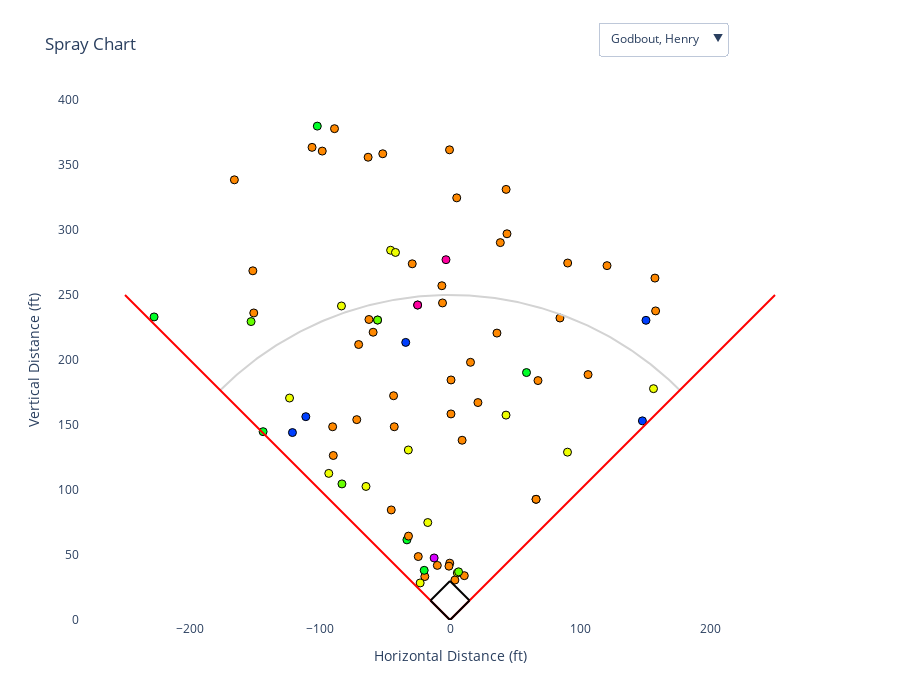

The cell this chart's notebook holds for it:
### Code cell
import plotly.graph_objects as go

fair_data = data[
    (data['Direction'] >= -45) &
    (data['Direction'] <= 45) &
     (data['Distance'] >= 30)
].dropna(subset=['Distance'])

fair_data['Direction_rad'] = np.deg2rad(fair_data['Direction'])
fair_data['SprayX'] = fair_data['Distance'] * np.sin(fair_data['Direction_rad'])
fair_data['SprayY'] = fair_data['Distance'] * np.cos(fair_data['Direction_rad'])


selected_batters = ['Ford, Henry', 'Teel, Aidan', 'Hanson, Luke', 'Godbout, Henry', 'Becker, Eric']
subset_data = fair_data[fair_data['Batter'].isin(selected_batters)]
batters = subset_data['Batter'].unique()


pitch_types = fair_data['TaggedPitchType'].unique()
palette = dict(zip(pitch_types, sns.color_palette("hsv", n_colors=len(pitch_types)).as_hex()))
fair_data['Color'] = fair_data['TaggedPitchType'].map(palette)

fig = go.Figure()


for i, batter in enumerate(batters):
    batter_data = fair_data[fair_data['Batter'] == batter]
    fig.add_trace(go.Scatter(
        x=batter_data['SprayX'],
        y=batter_data['SprayY'],
        mode='markers',
        marker=dict(size=8, color=batter_data['TaggedPitchType'].map(palette), 
                    line=dict(width=1, color='black')),
        name='',
        visible=(i == 0),
        hovertemplate=(
            "Distance: %{customdata[0]} ft<br>" +
            "Pitch Type: %{customdata[1]}"
        ),
        customdata=np.stack((batter_data['Distance'], batter_data['TaggedPitchType']), axis=-1)
    ))

dropdown_buttons = [
    dict(
        label=batter,
        method='update',
        args=[
            {"visible": [i == j for j in range(len(batters))]},
            {"title": f"Spray Chart for {batter}"}
        ]
    )
    for i, batter in enumerate(batters)
]

foul_lines = [
    dict(type="line", x0=0, y0=0, x1=-250, y1=250, line=dict(color="red", width=2)),
    dict(type="line", x0=0, y0=0, x1=250, y1=250, line=dict(color="red", width=2))
]

theta = np.linspace(-np.pi/4, np.pi/4, 200)
arc_x = 250 * np.sin(theta)
arc_y = 250 * np.cos(theta)
fig.add_trace(go.Scatter(x=arc_x, y=arc_y, mode='lines', line=dict(color='lightgray'), showlegend=False))

base_path = [
    dict(
        type='line',
        x0=0, y0=0,
        x1=15, y1=15,
        line=dict(color='black', width=2)
    ),
    dict(
        type='line',
        x0=15, y0=15,
        x1=0, y1=30,
        line=dict(color='black', width=2)
    ),
    dict(
        type='line',
        x0=0, y0=30,
        x1=-15, y1=15,
        line=dict(color='black', width=2)
    ),
    dict(
        type='line',
        x0=-15, y0=15,
        x1=0, y1=0,
        line=dict(color='black', width=2)
    ),
]

fig.update_layout(
    updatemenus=[
        dict(
            active=0,
            buttons=dropdown_buttons,
            x=0.7,
            xanchor='left',
            y=1.15,
            yanchor='top'
        )
    ],
    shapes=foul_lines + base_path,
    title=f"Spray Chart",
    xaxis=dict(range=[-250, 250], title='Horizontal Distance (ft)'),
    yaxis=dict(range=[0, 400], title='Vertical Distance (ft)', scaleanchor='x'),
    plot_bgcolor='white',
    width=900,
    height=700,
    showlegend=False
)

fig.show()

### Figure 1 — Plotly figure (JSON) as saved in the notebook; plotly's stock layout.template omitted (floating-point values rounded to 4 significant figures; data arrays with more than 128 entries replaced by an {"elided": "..."} marker saying what was removed)
{"data": [{"customdata": {"elided": "81x2 mixed values"}, "hovertemplate": "Distance: %{customdata[0]} ft<br>Pitch Type: %{customdata[1]}", "marker": {"color": ["#ff8800", "#ff8800", "#ff8800", "#ff8800", "#eeff00", "#003fff", "#003fff", "#003fff", "#003fff", "#003fff", "#ff8800", "#ff8800", "#ff8800", "#ff8800", "#ff8800", "#ff8800", "#ff8800", "#eeff00", "#eeff00", "#d600ff", "#00ff27", "#ff8800", "#00ff27", "#ff8800", "#ff8800", "#ff8800", "#eeff00", "#ff8800", "#eeff00", "#ff8800", "#ff8800", "#eeff00", "#ff8800", "#ff8800", "#ff8800", "#00ff27", "#eeff00", "#eeff00", "#ff00a0", "#66ff00", "#ff00a0", "#66ff00", "#ff8800", "#eeff00", "#ff8800", "#00ff27", "#ff8800", "#ff8800", "#ff8800", "#ff8800", "#66ff00", "#ff8800", "#ff8800", "#ff8800", "#eeff00", "#ff8800", "#ff8800", "#ff8800", "#eeff00", "#ff8800", "#ff8800", "#00ff27", "#ff8800", "#66ff00", "#00ff27", "#ff8800", "#eeff00", "#ff8800", "#ff8800", "#ff00a0", "#ff8800", "#ff8800", "#ff8800", "#ff8800", "#eeff00", "#ff8800", "#ff8800", "#ff8800", "#ff8800", "#ff8800", "#66ff00"], "line": {"color": "black", "width": 1}, "size": 8}, "mode": "markers", "name": "", "type": "scatter", "visible": true, "x": [66.21, 66.21, 43.16, -59.13, -45.69, -110.9, -121.2, 150.8, -34.06, 148.0, -19.38, 106.2, -0.3586, 158.2, -62.99, -29.04, 11.0, -83.49, 5.622, -12.21, -19.85, 157.7, -33.14, -90.27, 21.5, -0.1845, -41.93, -6.261, 156.5, -24.41, 67.68, 43.1, 84.58, 3.756, 0.7819, -102.1, -64.62, 90.38, -24.89, -55.71, -24.89, -55.71, 15.78, -93.25, 120.8, -227.6, 38.7, -98.26, -88.84, -89.77, -153.0, -151.0, 9.323, 36.11, -22.95, -43.4, -106.1, -51.72, -17.09, -9.752, -45.19, 58.85, -5.757, 6.589, -143.8, 5.18, -32.05, -165.9, 43.84, -3.082, -0.8006, -151.7, 90.54, -62.35, -123.4, -42.89, 0.7535, -70.27, -31.93, -71.72, -83.12], "y": [92.84, 92.84, 331.2, 221.4, 284.4, 156.4, 144.2, 230.5, 213.5, 153.2, 33.41, 188.8, 361.7, 237.8, 356.0, 274.0, 34.11, 241.6, 36.18, 47.74, 38.22, 263.0, 61.64, 148.6, 167.3, 43.73, 282.7, 257.1, 178.0, 48.81, 184.2, 157.6, 232.3, 30.71, 184.6, 379.9, 102.7, 129.1, 242.3, 230.7, 242.3, 230.7, 198.2, 112.8, 272.6, 233.1, 290.3, 360.7, 377.9, 126.5, 229.6, 236.2, 138.3, 220.7, 28.51, 172.5, 363.6, 358.6, 74.97, 42.01, 84.65, 190.3, 243.9, 37.06, 144.9, 324.7, 130.8, 338.6, 297.1, 277.2, 41.41, 268.6, 274.6, 231.2, 170.7, 148.6, 158.5, 211.9, 64.53, 154.1, 104.7]}, {"customdata": [[265.7, "ChangeUp"], [265.7, "ChangeUp"], [200.0, "Slider"], [183.4, "Fastball"], [90.59, "Fastball"], [77.08, "Fastball"], [346.6, "Slider"], [279.3, "Fastball"], [57.1, "Fastball"], [71.87, "Cutter"], [322.3, "Fastball"], [308.5, "Fastball"], [188.3, "Slider"], [82.71, "Fastball"], [323.6, "Sinker"], [295.3, "Fastball"], [200.4, "Slider"], [149.9, "Fastball"], [331.7, "Fastball"], [241.6, "FourSeamFastBall"], [226.0, "FourSeamFastBall"], [213.6, "Slider"], [56.32, "Fastball"], [90.12, "Slider"], [402.9, "Fastball"], [320.1, "Fastball"], [324.3, "Fastball"], [337.6, "ChangeUp"], [322.3, "Fastball"], [269.0, "Fastball"], [125.0, "Curveball"], [51.5, "Fastball"], [324.0, "Fastball"], [248.2, "Fastball"], [202.7, "Fastball"], [432.9, "Fastball"], [413.9, "Fastball"], [332.0, "Fastball"], [308.3, "Fastball"], [202.5, "Slider"], [199.9, "Fastball"], [352.0, "Fastball"], [67.76, "ChangeUp"], [38.74, "Slider"], [374.0, "Slider"], [238.7, "Curveball"]], "hovertemplate": "Distance: %{customdata[0]} ft<br>Pitch Type: %{customdata[1]}", "marker": {"color": ["#66ff00", "#66ff00", "#eeff00", "#ff8800", "#ff8800", "#ff8800", "#eeff00", "#ff8800", "#ff8800", "#4f00ff", "#ff8800", "#ff8800", "#eeff00", "#ff8800", "#d600ff", "#ff8800", "#eeff00", "#ff8800", "#ff8800", "#ff00a0", "#ff00a0", "#eeff00", "#ff8800", "#eeff00", "#ff8800", "#ff8800", "#ff8800", "#66ff00", "#ff8800", "#ff8800", "#00ff27", "#ff8800", "#ff8800", "#ff8800", "#ff8800", "#ff8800", "#ff8800", "#ff8800", "#ff8800", "#eeff00", "#ff8800", "#ff8800", "#66ff00", "#eeff00", "#eeff00", "#00ff27"], "line": {"color": "black", "width": 1}, "size": 8}, "mode": "markers", "name": "", "type": "scatter", "visible": false, "x": [123.5, 123.5, 25.03, -10.27, 3.169, -2.823, -151.3, 125.1, 0.0566, -23.75, 86.04, 118.1, 107.8, -4.153, 75.11, 175.2, 19.02, -14.38, 39.97, 68.51, 22.51, -30.33, -23.19, 30.89, 20.27, 49.43, 142.2, 30.08, 222.5, -27.69, -72.99, -22.64, -158.8, 80.16, -101.6, -120.1, -18.29, -10.34, 17.05, -2.352, 5.972, 93.29, -45.57, -7.558, 31.12, -161.3], "y": [235.3, 235.3, 198.5, 183.1, 90.53, 77.03, 311.9, 249.7, 57.09, 67.83, 310.6, 285.0, 154.4, 82.61, 314.7, 237.7, 199.5, 149.2, 329.3, 231.7, 224.8, 211.4, 51.32, 84.66, 402.4, 316.2, 291.5, 336.3, 233.2, 267.6, 101.4, 46.26, 282.5, 234.9, 175.3, 415.9, 413.4, 331.8, 307.8, 202.5, 199.8, 339.4, 50.15, 38.0, 372.7, 176.0]}, {"customdata": [[104.6, "Fastball"], [330.7, "Slider"], [324.8, "Fastball"], [337.0, "Curveball"], [33.15, "Slider"], [36.22, "Slider"], [191.4, "ChangeUp"], [275.6, "Fastball"], [192.3, "Fastball"], [155.1, "Fastball"], [316.6, "Fastball"], [381.7, "Fastball"], [354.7, "Fastball"], [300.4, "Fastball"], [51.33, "Fastball"], [151.0, "Fastball"], [205.3, "Slider"], [185.0, "Splitter"], [223.4, "Fastball"], [57.68, "Curveball"], [345.5, "Fastball"], [144.7, "Fastball"], [44.68, "Fastball"], [326.6, "Fastball"], [152.4, "Fastball"], [394.2, "Fastball"], [272.8, "Sinker"], [50.9, "Slider"], [426.1, "ChangeUp"], [57.83, "Fastball"], [289.4, "Curveball"], [396.0, "ChangeUp"], [48.12, "Slider"], [92.71, "ChangeUp"]], "hovertemplate": "Distance: %{customdata[0]} ft<br>Pitch Type: %{customdata[1]}", "marker": {"color": ["#ff8800", "#eeff00", "#ff8800", "#00ff27", "#eeff00", "#eeff00", "#66ff00", "#ff8800", "#ff8800", "#ff8800", "#ff8800", "#ff8800", "#ff8800", "#ff8800", "#ff8800", "#ff8800", "#eeff00", "#00ffaf", "#ff8800", "#00ff27", "#ff8800", "#ff8800", "#ff8800", "#ff8800", "#ff8800", "#ff8800", "#d600ff", "#eeff00", "#66ff00", "#ff8800", "#00ff27", "#66ff00", "#eeff00", "#66ff00"], "line": {"color": "black", "width": 1}, "size": 8}, "mode": "markers", "name": "", "type": "scatter", "visible": false, "x": [70.92, 99.78, -84.42, 14.81, 11.34, 20.19, -41.61, -168.6, 38.42, -5.951, 59.14, 64.51, 105.0, -178.3, -7.866, 26.18, 93.15, 82.39, 133.3, 17.07, -152.6, 11.8, 4.292, 81.93, 56.39, 89.26, -14.83, 14.56, 18.58, 17.16, 67.87, 93.8, 12.29, 35.22], "y": [76.84, 315.3, 313.7, 336.7, 31.15, 30.07, 186.8, 218.0, 188.4, 155.0, 311.0, 376.2, 338.8, 241.7, 50.73, 148.7, 182.9, 165.6, 179.3, 55.09, 310.0, 144.3, 44.47, 316.2, 141.6, 384.0, 272.4, 48.78, 425.7, 55.23, 281.3, 384.7, 46.53, 85.76]}, {"customdata": {"elided": "69x2 mixed values"}, "hovertemplate": "Distance: %{customdata[0]} ft<br>Pitch Type: %{customdata[1]}", "marker": {"color": ["#ff8800", "#ff8800", "#00ff27", "#ff8800", "#eeff00", "#ff8800", "#ff8800", "#00ff27", "#ff8800", "#eeff00", "#ff8800", "#eeff00", "#eeff00", "#eeff00", "#00ff27", "#ff8800", "#eeff00", "#ff8800", "#ff8800", "#ff8800", "#eeff00", "#00ff27", "#ff8800", "#eeff00", "#00ff27", "#00ff27", "#eeff00", "#ff8800", "#00ff27", "#4f00ff", "#4f00ff", "#eeff00", "#ff8800", "#ff8800", "#4f00ff", "#ff00a0", "#ff8800", "#ff8800", "#ff8800", "#ff8800", "#eeff00", "#ff8800", "#00ff27", "#ff8800", "#ff8800", "#ff8800", "#eeff00", "#00ff27", "#eeff00", "#00ff27", "#ff8800", "#66ff00", "#ff8800", "#ff8800", "#00ffaf", "#ff8800", "#00ff27", "#ff8800", "#eeff00", "#eeff00", "#eeff00", "#ff8800", "#66ff00", "#d600ff", "#eeff00", "#ff8800", "#66ff00", "#66ff00", "#4f00ff"], "line": {"color": "black", "width": 1}, "size": 8}, "mode": "markers", "name": "", "type": "scatter", "visible": false, "x": [-81.17, -7.767, -80.74, -114.8, -99.2, 210.0, -1.836, -197.4, -186.8, -78.52, 13.16, -68.38, -41.8, -102.5, 7.78, 89.0, -227.8, -33.33, -41.68, 12.95, -36.99, 168.6, -4.659, 30.16, -204.7, -68.46, 150.9, 34.39, 80.3, 56.05, -135.4, -2.032, -41.46, 112.0, -3.005, 2.281, 60.14, -55.32, -1.31, -48.76, 46.57, -0.5944, -12.83, 147.3, 146.0, -60.58, -118.4, -26.91, -117.9, -71.49, -0.5714, -32.56, -30.42, 63.99, -36.11, -1.313, -195.0, -148.0, -16.24, -25.61, -228.2, 48.51, -38.41, -74.99, -67.01, 47.51, -18.82, -75.05, -142.5], "y": [131.1, 49.99, 154.6, 395.1, 255.9, 259.1, 227.8, 240.4, 312.4, 255.1, 246.2, 185.8, 134.1, 324.7, 46.6, 277.2, 318.8, 134.2, 70.38, 385.1, 321.4, 188.6, 295.3, 338.5, 252.4, 425.7, 293.9, 277.4, 126.7, 180.4, 170.7, 275.8, 380.1, 175.6, 40.27, 38.54, 340.2, 298.5, 30.3, 371.9, 282.5, 72.37, 117.2, 303.6, 332.4, 397.2, 387.6, 30.71, 293.2, 374.9, 37.15, 56.69, 108.5, 320.4, 64.73, 382.7, 369.8, 392.8, 37.49, 151.7, 258.7, 321.9, 45.49, 357.9, 412.0, 110.9, 299.0, 299.1, 370.9]}, {"customdata": [[80.68, "Fastball"], [359.4, "Fastball"], [401.8, "Fastball"]], "hovertemplate": "Distance: %{customdata[0]} ft<br>Pitch Type: %{customdata[1]}", "marker": {"color": ["#ff8800", "#ff8800", "#ff8800"], "line": {"color": "black", "width": 1}, "size": 8}, "mode": "markers", "name": "", "type": "scatter", "visible": false, "x": [28.03, 26.59, 94.77], "y": [75.65, 358.4, 390.4]}, {"line": {"color": "lightgray"}, "mode": "lines", "showlegend": false, "type": "scatter", "x": {"elided": "200 float values"}, "y": {"elided": "200 float values"}}], "layout": {"height": 700, "plot_bgcolor": "white", "shapes": [{"line": {"color": "red", "width": 2}, "type": "line", "x0": 0, "x1": -250, "y0": 0, "y1": 250}, {"line": {"color": "red", "width": 2}, "type": "line", "x0": 0, "x1": 250, "y0": 0, "y1": 250}, {"line": {"color": "black", "width": 2}, "type": "line", "x0": 0, "x1": 15, "y0": 0, "y1": 15}, {"line": {"color": "black", "width": 2}, "type": "line", "x0": 15, "x1": 0, "y0": 15, "y1": 30}, {"line": {"color": "black", "width": 2}, "type": "line", "x0": 0, "x1": -15, "y0": 30, "y1": 15}, {"line": {"color": "black", "width": 2}, "type": "line", "x0": -15, "x1": 0, "y0": 15, "y1": 0}], "showlegend": false, "title": {"text": "Spray Chart"}, "updatemenus": [{"active": 0, "buttons": [{"args": [{"visible": [true, false, false, false, false]}, {"title": "Spray Chart for Godbout, Henry"}], "label": "Godbout, Henry", "method": "update"}, {"args": [{"visible": [false, true, false, false, false]}, {"title": "Spray Chart for Hanson, Luke"}], "label": "Hanson, Luke", "method": "update"}, {"args": [{"visible": [false, false, true, false, false]}, {"title": "Spray Chart for Becker, Eric"}], "label": "Becker, Eric", "method": "update"}, {"args": [{"visible": [false, false, false, true, false]}, {"title": "Spray Chart for Ford, Henry"}], "label": "Ford, Henry", "method": "update"}, {"args": [{"visible": [false, false, false, false, true]}, {"title": "Spray Chart for Teel, Aidan"}], "label": "Teel, Aidan", "method": "update"}], "x": 0.7, "xanchor": "left", "y": 1.15, "yanchor": "top"}], "width": 900, "xaxis": {"range": [-250, 250], "title": {"text": "Horizontal Distance (ft)"}}, "yaxis": {"range": [0, 400], "scaleanchor": "x", "title": {"text": "Vertical Distance (ft)"}}}}
